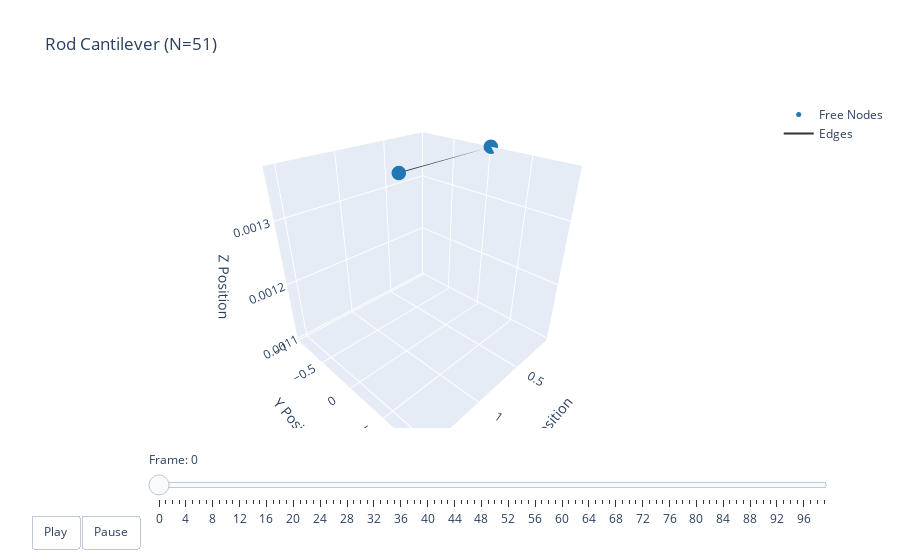

Notebook code for this chart:
### Code cell
t = np.arange(robot.sim_params.total_time, step=robot.sim_params.dt)
options = dismech.AnimationOptions(title='Rod Cantilever (N=51)')

fig = dismech.get_interactive_animation_plotly(robot, t, qs, options)
fig.show()

### Figure 1 — Plotly figure (JSON) as saved in the notebook; plotly's stock layout.template omitted (floating-point values rounded to 4 significant figures)
{"data": [{"marker": {"color": "#1f78b4", "size": 5}, "mode": "markers", "name": "Free Nodes", "type": "scatter3d", "x": [0.02958, 1.03], "y": [0.0, 0.0], "z": [0.001374, 0.001374]}, {"marker": {"color": "#e31a1c", "size": 5}, "mode": "markers", "name": "Fixed Nodes", "type": "scatter3d", "x": [], "y": [], "z": []}, {"line": {"color": "#333333", "width": 2}, "mode": "lines", "name": "Edges", "type": "scatter3d", "x": [0.02958, 1.03, null], "y": [0, 0, null], "z": [0.001374, 0.001374, null]}, {"color": "rgba(166, 206, 227, 0.7)", "i": [], "j": [], "k": [], "name": "Faces", "opacity": 0.7, "showscale": false, "type": "mesh3d", "x": [0.02958, 1.03], "y": [0.0, 0.0], "z": [0.001374, 0.001374]}], "layout": {"scene": {"camera": {"eye": {"x": 1.225, "y": 1.225, "z": 1.0}}, "xaxis": {"range": [0.02958, 1.587], "title": {"text": "X Position"}}, "yaxis": {"range": [0, 0], "title": {"text": "Y Position"}}, "zaxis": {"range": [0.001096, 0.001374], "title": {"text": "Z Position"}}}, "sliders": [{"currentvalue": {"prefix": "Frame: "}, "steps": [{"args": [["0"], {"frame": {"duration": 50, "redraw": true}, "mode": "immediate"}], "label": "0", "method": "animate"}, {"args": [["1"], {"frame": {"duration": 50, "redraw": true}, "mode": "immediate"}], "label": "1", "method": "animate"}, {"args": [["2"], {"frame": {"duration": 50, "redraw": true}, "mode": "immediate"}], "label": "2", "method": "animate"}, {"args": [["3"], {"frame": {"duration": 50, "redraw": true}, "mode": "immediate"}], "label": "3", "method": "animate"}, {"args": [["4"], {"frame": {"duration": 50, "redraw": true}, "mode": "immediate"}], "label": "4", "method": "animate"}, {"args": [["5"], {"frame": {"duration": 50, "redraw": true}, "mode": "immediate"}], "label": "5", "method": "animate"}, {"args": [["6"], {"frame": {"duration": 50, "redraw": true}, "mode": "immediate"}], "label": "6", "method": "animate"}, {"args": [["7"], {"frame": {"duration": 50, "redraw": true}, "mode": "immediate"}], "label": "7", "method": "animate"}, {"args": [["8"], {"frame": {"duration": 50, "redraw": true}, "mode": "immediate"}], "label": "8", "method": "animate"}, {"args": [["9"], {"frame": {"duration": 50, "redraw": true}, "mode": "immediate"}], "label": "9", "method": "animate"}, {"args": [["10"], {"frame": {"duration": 50, "redraw": true}, "mode": "immediate"}], "label": "10", "method": "animate"}, {"args": [["11"], {"frame": {"duration": 50, "redraw": true}, "mode": "immediate"}], "label": "11", "method": "animate"}, {"args": [["12"], {"frame": {"duration": 50, "redraw": true}, "mode": "immediate"}], "label": "12", "method": "animate"}, {"args": [["13"], {"frame": {"duration": 50, "redraw": true}, "mode": "immediate"}], "label": "13", "method": "animate"}, {"args": [["14"], {"frame": {"duration": 50, "redraw": true}, "mode": "immediate"}], "label": "14", "method": "animate"}, {"args": [["15"], {"frame": {"duration": 50, "redraw": true}, "mode": "immediate"}], "label": "15", "method": "animate"}, {"args": [["16"], {"frame": {"duration": 50, "redraw": true}, "mode": "immediate"}], "label": "16", "method": "animate"}, {"args": [["17"], {"frame": {"duration": 50, "redraw": true}, "mode": "immediate"}], "label": "17", "method": "animate"}, {"args": [["18"], {"frame": {"duration": 50, "redraw": true}, "mode": "immediate"}], "label": "18", "method": "animate"}, {"args": [["19"], {"frame": {"duration": 50, "redraw": true}, "mode": "immediate"}], "label": "19", "method": "animate"}, {"args": [["20"], {"frame": {"duration": 50, "redraw": true}, "mode": "immediate"}], "label": "20", "method": "animate"}, {"args": [["21"], {"frame": {"duration": 50, "redraw": true}, "mode": "immediate"}], "label": "21", "method": "animate"}, {"args": [["22"], {"frame": {"duration": 50, "redraw": true}, "mode": "immediate"}], "label": "22", "method": "animate"}, {"args": [["23"], {"frame": {"duration": 50, "redraw": true}, "mode": "immediate"}], "label": "23", "method": "animate"}, {"args": [["24"], {"frame": {"duration": 50, "redraw": true}, "mode": "immediate"}], "label": "24", "method": "animate"}, {"args": [["25"], {"frame": {"duration": 50, "redraw": true}, "mode": "immediate"}], "label": "25", "method": "animate"}, {"args": [["26"], {"frame": {"duration": 50, "redraw": true}, "mode": "immediate"}], "label": "26", "method": "animate"}, {"args": [["27"], {"frame": {"duration": 50, "redraw": true}, "mode": "immediate"}], "label": "27", "method": "animate"}, {"args": [["28"], {"frame": {"duration": 50, "redraw": true}, "mode": "immediate"}], "label": "28", "method": "animate"}, {"args": [["29"], {"frame": {"duration": 50, "redraw": true}, "mode": "immediate"}], "label": "29", "method": "animate"}, {"args": [["30"], {"frame": {"duration": 50, "redraw": true}, "mode": "immediate"}], "label": "30", "method": "animate"}, {"args": [["31"], {"frame": {"duration": 50, "redraw": true}, "mode": "immediate"}], "label": "31", "method": "animate"}, {"args": [["32"], {"frame": {"duration": 50, "redraw": true}, "mode": "immediate"}], "label": "32", "method": "animate"}, {"args": [["33"], {"frame": {"duration": 50, "redraw": true}, "mode": "immediate"}], "label": "33", "method": "animate"}, {"args": [["34"], {"frame": {"duration": 50, "redraw": true}, "mode": "immediate"}], "label": "34", "method": "animate"}, {"args": [["35"], {"frame": {"duration": 50, "redraw": true}, "mode": "immediate"}], "label": "35", "method": "animate"}, {"args": [["36"], {"frame": {"duration": 50, "redraw": true}, "mode": "immediate"}], "label": "36", "method": "animate"}, {"args": [["37"], {"frame": {"duration": 50, "redraw": true}, "mode": "immediate"}], "label": "37", "method": "animate"}, {"args": [["38"], {"frame": {"duration": 50, "redraw": true}, "mode": "immediate"}], "label": "38", "method": "animate"}, {"args": [["39"], {"frame": {"duration": 50, "redraw": true}, "mode": "immediate"}], "label": "39", "method": "animate"}, {"args": [["40"], {"frame": {"duration": 50, "redraw": true}, "mode": "immediate"}], "label": "40", "method": "animate"}, {"args": [["41"], {"frame": {"duration": 50, "redraw": true}, "mode": "immediate"}], "label": "41", "method": "animate"}, {"args": [["42"], {"frame": {"duration": 50, "redraw": true}, "mode": "immediate"}], "label": "42", "method": "animate"}, {"args": [["43"], {"frame": {"duration": 50, "redraw": true}, "mode": "immediate"}], "label": "43", "method": "animate"}, {"args": [["44"], {"frame": {"duration": 50, "redraw": true}, "mode": "immediate"}], "label": "44", "method": "animate"}, {"args": [["45"], {"frame": {"duration": 50, "redraw": true}, "mode": "immediate"}], "label": "45", "method": "animate"}, {"args": [["46"], {"frame": {"duration": 50, "redraw": true}, "mode": "immediate"}], "label": "46", "method": "animate"}, {"args": [["47"], {"frame": {"duration": 50, "redraw": true}, "mode": "immediate"}], "label": "47", "method": "animate"}, {"args": [["48"], {"frame": {"duration": 50, "redraw": true}, "mode": "immediate"}], "label": "48", "method": "animate"}, {"args": [["49"], {"frame": {"duration": 50, "redraw": true}, "mode": "immediate"}], "label": "49", "method": "animate"}, {"args": [["50"], {"frame": {"duration": 50, "redraw": true}, "mode": "immediate"}], "label": "50", "method": "animate"}, {"args": [["51"], {"frame": {"duration": 50, "redraw": true}, "mode": "immediate"}], "label": "51", "method": "animate"}, {"args": [["52"], {"frame": {"duration": 50, "redraw": true}, "mode": "immediate"}], "label": "52", "method": "animate"}, {"args": [["53"], {"frame": {"duration": 50, "redraw": true}, "mode": "immediate"}], "label": "53", "method": "animate"}, {"args": [["54"], {"frame": {"duration": 50, "redraw": true}, "mode": "immediate"}], "label": "54", "method": "animate"}, {"args": [["55"], {"frame": {"duration": 50, "redraw": true}, "mode": "immediate"}], "label": "55", "method": "animate"}, {"args": [["56"], {"frame": {"duration": 50, "redraw": true}, "mode": "immediate"}], "label": "56", "method": "animate"}, {"args": [["57"], {"frame": {"duration": 50, "redraw": true}, "mode": "immediate"}], "label": "57", "method": "animate"}, {"args": [["58"], {"frame": {"duration": 50, "redraw": true}, "mode": "immediate"}], "label": "58", "method": "animate"}, {"args": [["59"], {"frame": {"duration": 50, "redraw": true}, "mode": "immediate"}], "label": "59", "method": "animate"}, {"args": [["60"], {"frame": {"duration": 50, "redraw": true}, "mode": "immediate"}], "label": "60", "method": "animate"}, {"args": [["61"], {"frame": {"duration": 50, "redraw": true}, "mode": "immediate"}], "label": "61", "method": "animate"}, {"args": [["62"], {"frame": {"duration": 50, "redraw": true}, "mode": "immediate"}], "label": "62", "method": "animate"}, {"args": [["63"], {"frame": {"duration": 50, "redraw": true}, "mode": "immediate"}], "label": "63", "method": "animate"}, {"args": [["64"], {"frame": {"duration": 50, "redraw": true}, "mode": "immediate"}], "label": "64", "method": "animate"}, {"args": [["65"], {"frame": {"duration": 50, "redraw": true}, "mode": "immediate"}], "label": "65", "method": "animate"}, {"args": [["66"], {"frame": {"duration": 50, "redraw": true}, "mode": "immediate"}], "label": "66", "method": "animate"}, {"args": [["67"], {"frame": {"duration": 50, "redraw": true}, "mode": "immediate"}], "label": "67", "method": "animate"}, {"args": [["68"], {"frame": {"duration": 50, "redraw": true}, "mode": "immediate"}], "label": "68", "method": "animate"}, {"args": [["69"], {"frame": {"duration": 50, "redraw": true}, "mode": "immediate"}], "label": "69", "method": "animate"}, {"args": [["70"], {"frame": {"duration": 50, "redraw": true}, "mode": "immediate"}], "label": "70", "method": "animate"}, {"args": [["71"], {"frame": {"duration": 50, "redraw": true}, "mode": "immediate"}], "label": "71", "method": "animate"}, {"args": [["72"], {"frame": {"duration": 50, "redraw": true}, "mode": "immediate"}], "label": "72", "method": "animate"}, {"args": [["73"], {"frame": {"duration": 50, "redraw": true}, "mode": "immediate"}], "label": "73", "method": "animate"}, {"args": [["74"], {"frame": {"duration": 50, "redraw": true}, "mode": "immediate"}], "label": "74", "method": "animate"}, {"args": [["75"], {"frame": {"duration": 50, "redraw": true}, "mode": "immediate"}], "label": "75", "method": "animate"}, {"args": [["76"], {"frame": {"duration": 50, "redraw": true}, "mode": "immediate"}], "label": "76", "method": "animate"}, {"args": [["77"], {"frame": {"duration": 50, "redraw": true}, "mode": "immediate"}], "label": "77", "method": "animate"}, {"args": [["78"], {"frame": {"duration": 50, "redraw": true}, "mode": "immediate"}], "label": "78", "method": "animate"}, {"args": [["79"], {"frame": {"duration": 50, "redraw": true}, "mode": "immediate"}], "label": "79", "method": "animate"}, {"args": [["80"], {"frame": {"duration": 50, "redraw": true}, "mode": "immediate"}], "label": "80", "method": "animate"}, {"args": [["81"], {"frame": {"duration": 50, "redraw": true}, "mode": "immediate"}], "label": "81", "method": "animate"}, {"args": [["82"], {"frame": {"duration": 50, "redraw": true}, "mode": "immediate"}], "label": "82", "method": "animate"}, {"args": [["83"], {"frame": {"duration": 50, "redraw": true}, "mode": "immediate"}], "label": "83", "method": "animate"}, {"args": [["84"], {"frame": {"duration": 50, "redraw": true}, "mode": "immediate"}], "label": "84", "method": "animate"}, {"args": [["85"], {"frame": {"duration": 50, "redraw": true}, "mode": "immediate"}], "label": "85", "method": "animate"}, {"args": [["86"], {"frame": {"duration": 50, "redraw": true}, "mode": "immediate"}], "label": "86", "method": "animate"}, {"args": [["87"], {"frame": {"duration": 50, "redraw": true}, "mode": "immediate"}], "label": "87", "method": "animate"}, {"args": [["88"], {"frame": {"duration": 50, "redraw": true}, "mode": "immediate"}], "label": "88", "method": "animate"}, {"args": [["89"], {"frame": {"duration": 50, "redraw": true}, "mode": "immediate"}], "label": "89", "method": "animate"}, {"args": [["90"], {"frame": {"duration": 50, "redraw": true}, "mode": "immediate"}], "label": "90", "method": "animate"}, {"args": [["91"], {"frame": {"duration": 50, "redraw": true}, "mode": "immediate"}], "label": "91", "method": "animate"}, {"args": [["92"], {"frame": {"duration": 50, "redraw": true}, "mode": "immediate"}], "label": "92", "method": "animate"}, {"args": [["93"], {"frame": {"duration": 50, "redraw": true}, "mode": "immediate"}], "label": "93", "method": "animate"}, {"args": [["94"], {"frame": {"duration": 50, "redraw": true}, "mode": "immediate"}], "label": "94", "method": "animate"}, {"args": [["95"], {"frame": {"duration": 50, "redraw": true}, "mode": "immediate"}], "label": "95", "method": "animate"}, {"args": [["96"], {"frame": {"duration": 50, "redraw": true}, "mode": "immediate"}], "label": "96", "method": "animate"}, {"args": [["97"], {"frame": {"duration": 50, "redraw": true}, "mode": "immediate"}], "label": "97", "method": "animate"}, {"args": [["98"], {"frame": {"duration": 50, "redraw": true}, "mode": "immediate"}], "label": "98", "method": "animate"}, {"args": [["99"], {"frame": {"duration": 50, "redraw": true}, "mode": "immediate"}], "label": "99", "method": "animate"}], "transition": {"duration": 0}, "x": 0.1, "y": 0}], "title": {"text": "Rod Cantilever (N=51)"}, "updatemenus": [{"buttons": [{"args": [null, {"frame": {"duration": 50, "redraw": true}, "fromcurrent": true}], "label": "Play", "method": "animate"}, {"args": [[null], {"frame": {"duration": 0, "redraw": true}, "mode": "immediate"}], "label": "Pause", "method": "animate"}], "direction": "left", "pad": {"r": 10, "t": 87}, "showactive": false, "type": "buttons", "x": 0.1, "xanchor": "right", "y": 0, "yanchor": "top"}]}}
